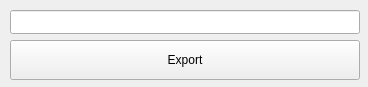
<?xml version="1.0" encoding="UTF-8"?>
<ui version="4.0">
 <class>crw</class>
 <widget class="QWidget" name="crw">
  <property name="geometry">
   <rect>
    <x>0</x>
    <y>0</y>
    <width>368</width>
    <height>87</height>
   </rect>
  </property>
  <property name="windowTitle">
   <string>Matchmove World Export</string>
  </property>
  <widget class="QPushButton" name="moBtn">
   <property name="geometry">
    <rect>
     <x>10</x>
     <y>40</y>
     <width>350</width>
     <height>40</height>
    </rect>
   </property>
   <property name="text">
    <string>Export</string>
   </property>
  </widget>
  <widget class="QLineEdit" name="jsonPath">
   <property name="geometry">
    <rect>
     <x>10</x>
     <y>10</y>
     <width>350</width>
     <height>24</height>
    </rect>
   </property>
   <property name="readOnly">
    <bool>true</bool>
   </property>
  </widget>
 </widget>
 <resources/>
 <connections/>
</ui>
